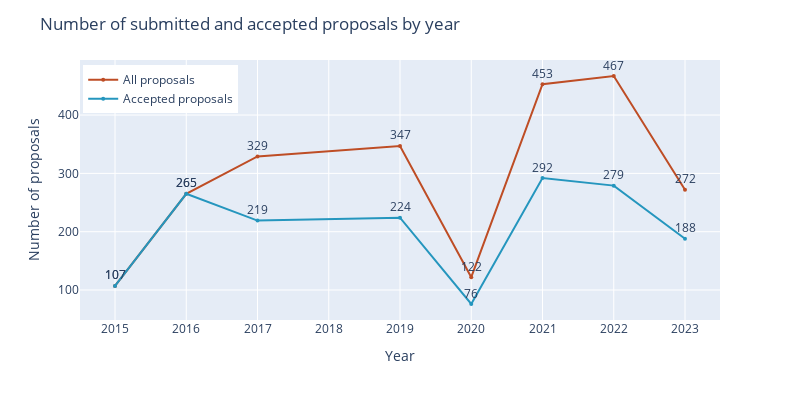

Notebook code for this chart:
### Code cell
# proposals_summary_melt['label'] = proposals_summary_melt['Number of proposals'].astype(str)

fig = px.line(proposals_summary_melt, 
              x='year', 
              y='Number of proposals', 
              color='Status',
              text='Number of proposals',
              labels={'year': 'Year'},
              color_discrete_map={'All proposals': '#be4d25', 'Accepted proposals': '#2596be'},
              width=800, height=400)

fig.update_traces(mode='lines+markers+text',
                 textposition='top center',
                 marker=dict(size=4))

fig.update_layout(
    legend=dict(
        yanchor="top",
        y=0.98,
        xanchor="left",
        x=0.005,
        title={'text': None}
    ),
    title=dict(text='Number of submitted and accepted proposals by year')
)

iplot(fig, config=iplot_config)

### Figure 1 — Plotly figure (JSON) as saved in the notebook; plotly's stock layout.template omitted (floating-point values rounded to 4 significant figures)
{"data": [{"hovertemplate": "Status=All proposals<br>Year=%{x}<br>Number of proposals=%{text}<extra></extra>", "legendgroup": "All proposals", "line": {"color": "#be4d25", "dash": "solid"}, "marker": {"size": 4, "symbol": "circle"}, "mode": "lines+markers+text", "name": "All proposals", "orientation": "v", "showlegend": true, "text": [107, 265, 329, 347, 122, 453, 467, 272], "textposition": "top center", "type": "scatter", "x": [2015, 2016, 2017, 2019, 2020, 2021, 2022, 2023], "xaxis": "x", "y": [107, 265, 329, 347, 122, 453, 467, 272], "yaxis": "y"}, {"hovertemplate": "Status=Accepted proposals<br>Year=%{x}<br>Number of proposals=%{text}<extra></extra>", "legendgroup": "Accepted proposals", "line": {"color": "#2596be", "dash": "solid"}, "marker": {"size": 4, "symbol": "circle"}, "mode": "lines+markers+text", "name": "Accepted proposals", "orientation": "v", "showlegend": true, "text": [107, 265, 219, 224, 76, 292, 279, 188], "textposition": "top center", "type": "scatter", "x": [2015, 2016, 2017, 2019, 2020, 2021, 2022, 2023], "xaxis": "x", "y": [107, 265, 219, 224, 76, 292, 279, 188], "yaxis": "y"}], "layout": {"height": 400, "legend": {"tracegroupgap": 0, "x": 0.005, "xanchor": "left", "y": 0.98, "yanchor": "top"}, "margin": {"t": 60}, "title": {"text": "Number of submitted and accepted proposals by year"}, "width": 800, "xaxis": {"anchor": "y", "autorange": true, "domain": [0, 1], "range": [2015.0, 2023.0], "title": {"text": "Year"}, "type": "linear"}, "yaxis": {"anchor": "x", "autorange": true, "domain": [0, 1], "range": [48.56, 494.4], "title": {"text": "Number of proposals"}, "type": "linear"}}}
